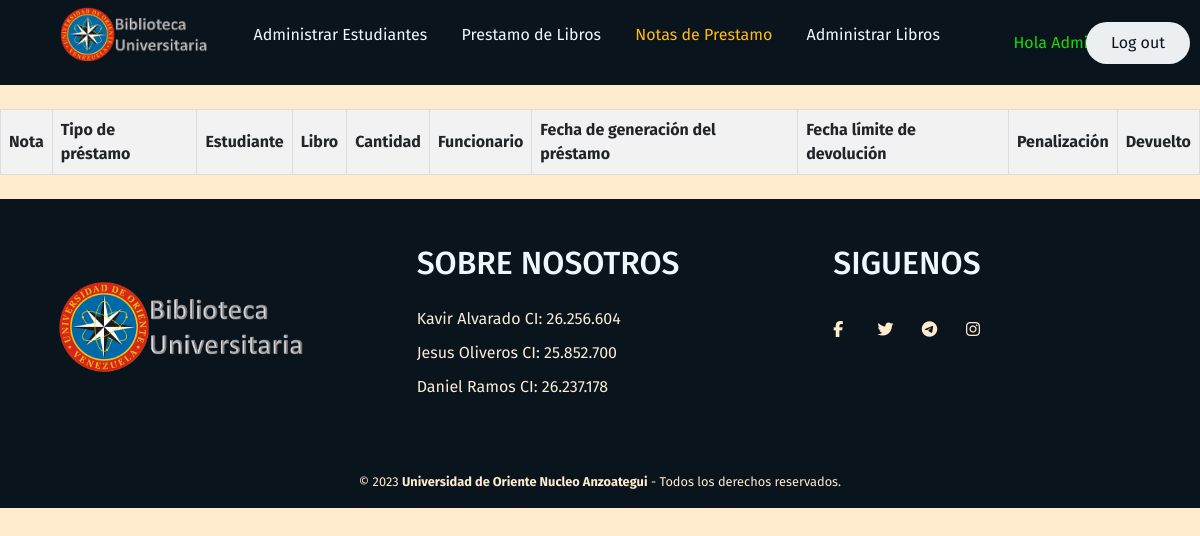
Before: /notasprestamo/ (signed in) with the older database file.
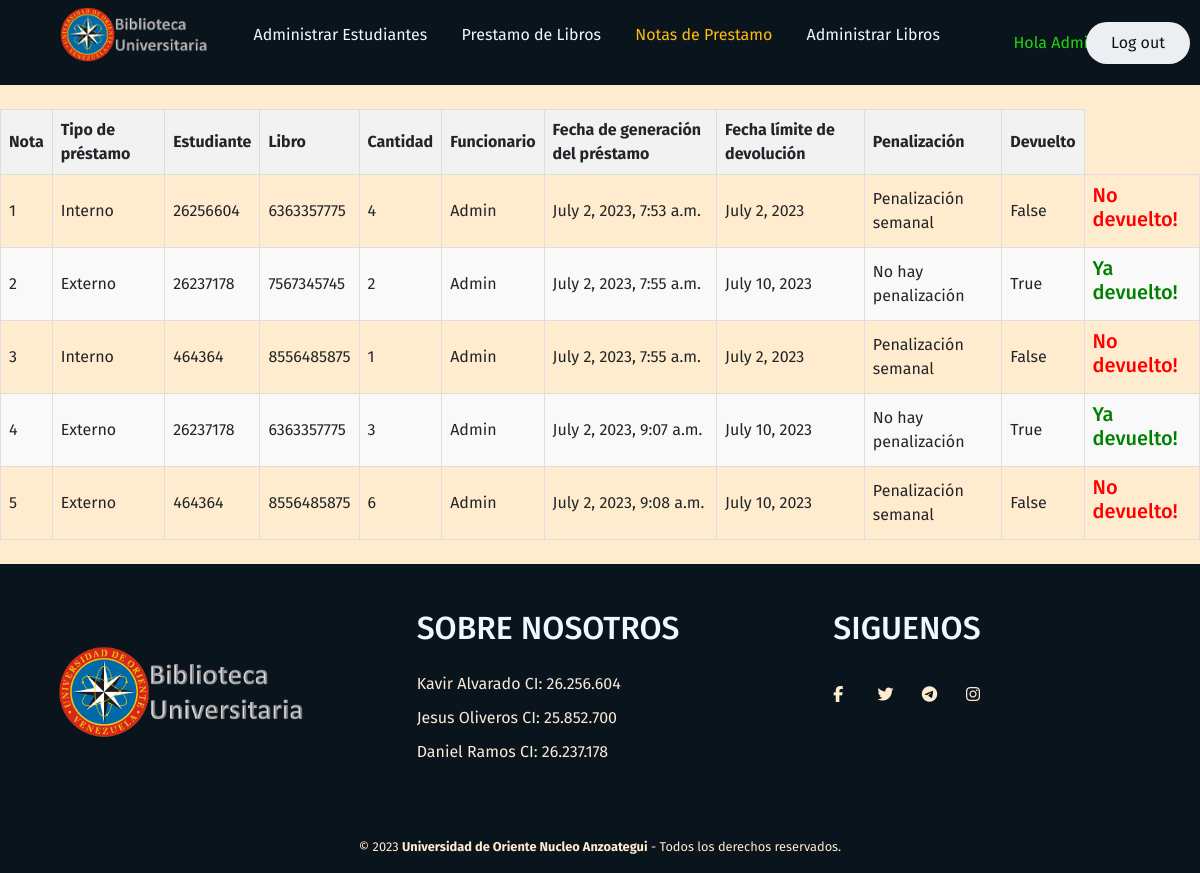
After: the same page with the newer database file.
### GenerarPrestamo/models.py (models this page shows, shortened)
class Prestamo(models.Model):
    id = models.AutoField(primary_key=True, verbose_name="Nota de Prestamo")
    estudiante=models.ForeignKey(Estudiante, on_delete=models.CASCADE, verbose_name="Estudiante")
    libro=models.ForeignKey(Libro, on_delete=models.CASCADE, verbose_name="Libro")
    tipo = models.CharField(max_length=7, choices=TIPO_CHOICES, verbose_name="Tipo de Prestamo")
    cantidad = models.PositiveIntegerField(validators=[MinValueValidator(1)],verbose_name="Cantidad del libro")
    limite=models.DateField(editable=False, verbose_name="Fecha límite de Devolución")
    fecha=models.DateTimeField(auto_now_add=True)
    funcionario = models.ForeignKey(User, on_delete=models.SET_NULL, null=True, editable=False)
    penalizacion = models.CharField(max_length=50, default='Sin penalización')
    devuelto = models.BooleanField(default=False, editable=False, verbose_name="Devuetlo")
    class Meta:
        verbose_name='prestamo'
        verbose_name_plural='prestamos'

### AdministrarEstudiantes/models.py (models this page shows)
class Estudiante(models.Model):# Creación de la tabla con el nombre Estudiante
    id = models.CharField(primary_key=True, max_length=20, verbose_name="CI del Estudiante")
    nombre=models.CharField(max_length=20, verbose_name="Nombre del Estudiante")
    email=models.EmailField(max_length=50, verbose_name="Correo Electrónico")
    direccion=models.CharField(max_length=50, verbose_name="Dirección del Estudiante")
    tfno=models.CharField(max_length=20, verbose_name="Número Telefónico")
    fecha=models.DateTimeField(auto_now_add=True, verbose_name="Fecha del Registro")
    estatus = models.CharField(max_length=30, default='Habilitado')
    def __str__(self):
        return self.id
    class Meta:
        verbose_name='estudiante'
        verbose_name_plural='estudiantes'

### AdministrarLibros/models.py (models this page shows)
class Libro(models.Model):# Tabla con el nombre Libro
    nombre=models.CharField(max_length=50, verbose_name="Nombre del Libro")
    id=models.CharField(max_length=30, verbose_name="Cota del Libro", primary_key=True)
    autor=models.CharField(max_length=50, verbose_name="Autor del libro")
    tipo=models.CharField(max_length=15, verbose_name="Autor del libro")
    cantidadint=models.PositiveIntegerField(validators=[MinValueValidator(1)], verbose_name="Copias Internas")
    cantidadext=models.PositiveIntegerField(validators=[MinValueValidator(1)], verbose_name="Copias Externas")
    categoria=models.CharField(max_length=20, verbose_name="Categoria del Libro")
    fecha=models.DateTimeField(auto_now_add=True, verbose_name="Fecha del Ingreso")
    def __str__(self):
        return self.id
    class Meta:
        verbose_name='libro'
        verbose_name_plural='libros'

### NotasPrestamo/views.py (the view, shortened to what this page needs)
# urls.py: path('',views.notas_prestamo, name="NotasPrestamo"),
def notas_prestamo(request):
    notas=Prestamo.objects.all()
    return render(request, "notasprestamo/notasprestamo.html", {'notas':notas})

### NotasPrestamo/templates/notasprestamo/notasprestamo.html (shortened to what this page needs)
{% extends "base/base.html" %}
{% load static %}
{% block content %}
    <link href="{% static 'Biblioteca/bootstrap.min.css' %}" rel="stylesheet">
    <link rel="stylesheet" href="{% static 'Biblioteca/css/StylesBase.css' %}">
    <head>
        <link rel="stylesheet" href="{% static 'Biblioteca/css/StylesTable.css' %}">
    </head>
    {% if user.is_authenticated %}
        <table style="margin: auto;">
            <thead>
                <tr>
                    <th>Nota</th>
                    <th>Tipo de préstamo</th>
                    <th>Estudiante</th>
                    <th>Libro</th>
                    <th>Cantidad</th>
                    <th>Funcionario</th>
                    <th>Fecha de generación del préstamo</th>
                    <th>Fecha límite de devolución</th>
                    <th>Penalización</th>
                    <th>Devuelto</th>
                </tr>
            </thead>
            <tbody>
                {% for nota in notas %}
                    <tr>
                        <td>{{nota.id}}</td>
                        <td>{{nota.tipo}}</td>
                        <td>{{nota.estudiante}}</td>
                        <td>{{nota.libro}}</td>
                        <td>{{nota.cantidad}}</td>
                        <td>{{nota.funcionario}}</td>
                        <td>{{nota.fecha}}</td>
                        <td>{{nota.limite}}</td>
                        <td>
                            {{nota.penalizacion}}
                        </td>
                        <td>{{nota.devuelto}}</td>
                        <td>
                            {% if not nota.devuelto and nota.penalizacion == 'Sin penalización' %}
                                <form method="POST">
                                    {% csrf_token %}
                                    <input type="hidden" name="prestamo_id" value="{{nota.id}}">
                                    <button type="submit" class="btn btn-success">Cambiar</button>
                                </form>
                            {% elif not nota.devuelto and  nota.penalizacion == 'Penalización semanal'%}
                                <h5 style="color: red;">No devuelto!</h5>
                            {% else %}
                                <h5 style="color: green;">Ya devuelto!</h5>
                            {% endif %}
                        </td>
                    </tr>
                {% endfor %}
            </tbody>
        </table>
    {% else %}
        <h3 style="text-align: center">Perdone pero debe logearse</h3>
    {% endif %}
{% endblock %}

Changed rows visible on the page:
added Prestamo: id "1", tipo "Interno", estudiante "26256604", libro "6363357775", cantidad "4", funcionario "Admin", fecha "July 2, 2023, 7:53 a.m.", limite "July 2, 2023", penalizacion "Penalización semanal", devuelto "False", shows "No devuelto!"
added Prestamo: id "2", tipo "Externo", estudiante "26237178", libro "7567345745", cantidad "2", funcionario "Admin", fecha "July 2, 2023, 7:55 a.m.", limite "July 10, 2023", penalizacion "No hay penalización", devuelto "True", shows "Ya devuelto!"
added Prestamo: id "3", tipo "Interno", estudiante "464364", libro "8556485875", cantidad "1", funcionario "Admin", fecha "July 2, 2023, 7:55 a.m.", limite "July 2, 2023", penalizacion "Penalización semanal", devuelto "False", shows "No devuelto!"
added Prestamo: id "4", tipo "Externo", estudiante "26237178", libro "6363357775", cantidad "3", funcionario "Admin", fecha "July 2, 2023, 9:07 a.m.", limite "July 10, 2023", penalizacion "No hay penalización", devuelto "True", shows "Ya devuelto!"
added Prestamo: id "5", tipo "Externo", estudiante "464364", libro "8556485875", cantidad "6", funcionario "Admin", fecha "July 2, 2023, 9:08 a.m.", limite "July 10, 2023", penalizacion "Penalización semanal", devuelto "False", shows "No devuelto!"
